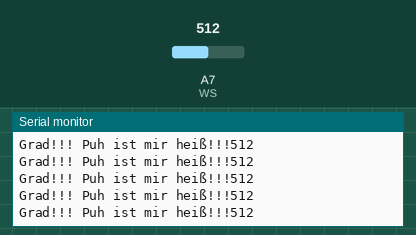
The sketch below on a simulated Arduino Nano, built with avr-gcc and run on an emulated ATmega328P. On the bench: the last lines printed to the serial monitor. Inputs (shaded band) come from the test bench; at power-on: A7 (WS) = 512.

Above: at 1.2 s.
1.3 s: A7 (WS) set to 716
At 1.32 s:
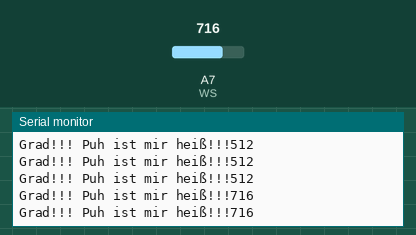
2.8 s: A7 (WS) set to 900
At 2.82 s:
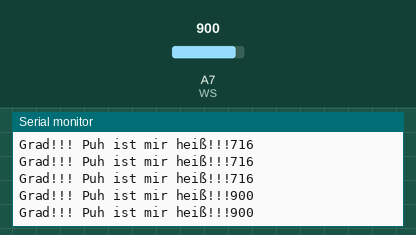
Timing chart, 0 to 5.8 s (numbered marks = the images above; inputs shaded):
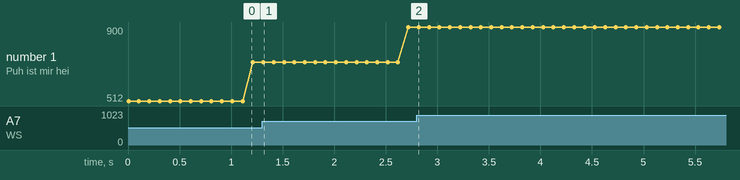

The sketch:

WSTest.ino
```cpp
#define WS A7
int wswert ;

void setup() {
 Serial.begin(9600);

 pinMode(WS, INPUT);

}

void loop() {
wswert = analogRead(WS);

Serial.println(wswert);
Serial.print("Grad!!! Puh ist mir heiß!!!");
delay(100);
}
```

Measured:
- after the input at 1.3 s, the serial monitor: prints a new line at once (image 1)
- after the input at 2.8 s, the serial monitor: prints a new line at once (image 2)
- plotted number 1: 716 → 900 after the input at 1.3 s
